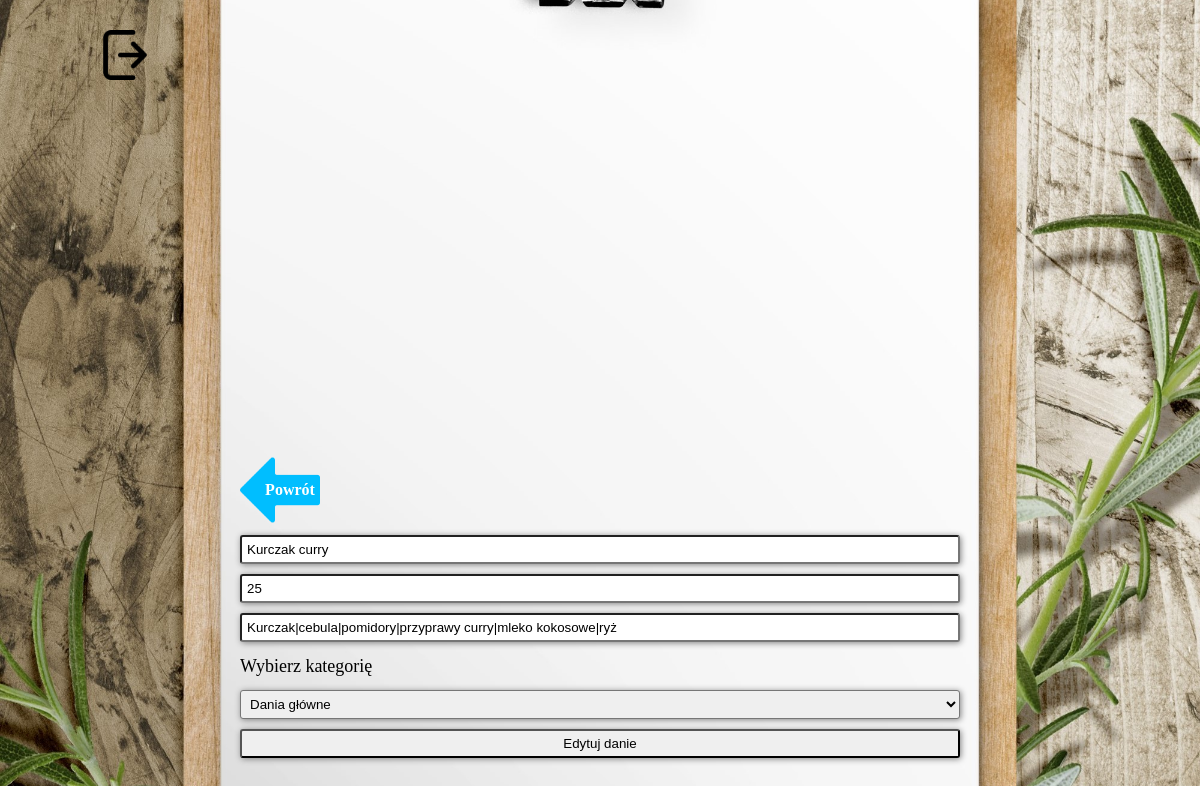
Page /?action=edit_dish&dish=8 (signed in) on the committed database.
### tables this page shows
CREATE TABLE `dishes` (
  `id` int(11) NOT NULL,
  `danie` text NOT NULL,
  `kategoria` int(11) NOT NULL,
  `cena` float NOT NULL,
  `skladniki` text NOT NULL
);

### src/View.php (called while the page is built, shortened)
<?php
class view
{
    public function render(array $render): void
    {
        require_once("templates/layout.php");
    }
}

### src/Controller.php (called while the page is built, shortened)
<?php
require_once("View.php");
require_once("Database.php");
class Controller
{
    private static array $configuration = [];
    private Database $database;
    private Request $request;
    private View $view;
    public static function initConfiguration(array $configuration): void
    {
        self::$configuration = $configuration;
    }
    public function __construct(Request $request)
    {
        $this->database = new Database(self::$configuration['db']);
        $this->request = $request;
        $this->view = new View();
    }
    public function run(): void
    {
        $render = [];
        switch ($this->getaction()) {
            case 'edit_dish':
                $render = array(
                    'page' => 'edit_dish',
                    'dish' => $this->database->getDish($this->getdish()),
                    'menu' => $this->database->getMenu()
                );
            break;
        }
        $this->view->render($render);
    }
    private function getaction(): string
    {
        return $this->request->getParam('action', self::DEFAULT_ACTION);
    }
    private function getdish(): string
    {
        return $this->request->getParam('dish', self::DEFAULT_ACTION);
    }
}

### index.php (called while the page is built, shortened)
<?php
require_once("src/Controller.php");
$request = new Request($_GET, $_POST);
(new Controller($request))->run();

### src/Database.php (called while the page is built, shortened)
<?php
class Database
{
    private PDO $conn;
    public function getMenu(): array
    {
        $query1 = "SELECT * FROM dishes";
        $query2 = "SELECT * FROM dishes_category";
        $result1 = $this->conn->query($query1);
        $result2 = $this->conn->query($query2);
        $dishes = $result1->fetchAll(PDO::FETCH_ASSOC);
        $dishesCategory = $result2->fetchAll(PDO::FETCH_ASSOC);
        $menu = array(
            'dishes' => $dishes,
            'dishesCategory' => $dishesCategory,
        );
        return $menu;
    }
    private function createConnection(array $config): void
    {
        $dsn = "mysql:dbname={$config['database']};host={$config['host']}";
        $this->conn = new PDO(
            $dsn,
            $config['user'],
            $config['password']
        );
    }
}

### templates/edit_dish.php (the view)
<a class="return_arrow" href="?action=dishes_list">Powrót</a>
<?php
$dish = $render['dish'];
$skladniki = str_replace('</br>', '|', $dish['skladniki']);
echo <<<DISH
    <form action="index.php?action=dishes_list" method="post">
    <input type="text" name="id" value="{$dish['id']}" hidden>
    <input type="text" name="nazwa" placeholder="Podaj nazwę" value="{$dish['danie']}">
    <input type="number" name="cena" placeholder="Podaj cenę" value="{$dish['cena']}">
    <input type="text" name="skladniki" placeholder="Podaj składniki rozdzielone znakiem '|'" value="{$skladniki}">
    <label for="kategoria">Wybierz kategorię</label>
    <select name="kategoria">
    DISH;
$menu = $render['menu'];
foreach($menu['dishesCategory'] as $dishCategory)
{
    if($dishCategory['id'] == $dish['kategoria'])
    {
        echo '<option value="'.$dishCategory['id'].'" selected>'.$dishCategory['name'].'</option>';
    }
    else
    {
        echo '<option value="'.$dishCategory['id'].'">'.$dishCategory['name'].'</option>';
    }
}
?>
    </select>
    <input type="submit" name="action" value="Edytuj danie">
</form>

### styles/style.css (style rules this page uses)
body { background-image: url('../assets/tlo.jpg'); background-size: cover; background-position: center; }
input, select { width: 100%; margin: 5px 0; border-radius: 3px; padding: 5px; box-shadow: 1px 1px 6px gray; }
input[type="submit"] { cursor: pointer; }
.return_arrow { display: flex; background-image: url(../assets/return-arrow.png); background-repeat: no-repeat; height: 80px; justify-content: center; align-items: center; width: 100px; background-size: contain; color: white; text-decoration: none; font-weight: 700; }
label { margin: 10px 0; display: block; font-size: large; }

### rows in the picture
dishes: nazwa "Kurczak curry", cena "25", skladniki "Kurczak|cebula|pomidory|przyprawy curry|mleko kokosowe|ryż"

### other values in the picture
form field kategoria "Dania główne"
